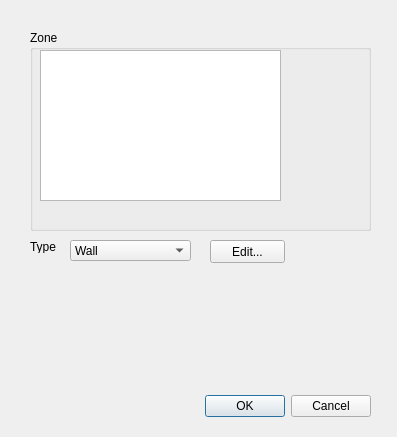
<?xml version="1.0" encoding="UTF-8"?>
<ui version="4.0">
 <class>NewBC</class>
 <widget class="QDialog" name="NewBC">
  <property name="geometry">
   <rect>
    <x>0</x>
    <y>0</y>
    <width>397</width>
    <height>437</height>
   </rect>
  </property>
  <property name="windowTitle">
   <string>Boundary Conditions Manager</string>
  </property>
  <widget class="QDialogButtonBox" name="buttonBox">
   <property name="geometry">
    <rect>
     <x>30</x>
     <y>390</y>
     <width>341</width>
     <height>32</height>
    </rect>
   </property>
   <property name="orientation">
    <enum>Qt::Horizontal</enum>
   </property>
   <property name="standardButtons">
    <set>QDialogButtonBox::Cancel|QDialogButtonBox::Ok</set>
   </property>
  </widget>
  <widget class="QGroupBox" name="groupBox">
   <property name="geometry">
    <rect>
     <x>30</x>
     <y>30</y>
     <width>341</width>
     <height>201</height>
    </rect>
   </property>
   <property name="title">
    <string>Zone</string>
   </property>
   <widget class="QListWidget" name="listWidget">
    <property name="geometry">
     <rect>
      <x>10</x>
      <y>20</y>
      <width>241</width>
      <height>151</height>
     </rect>
    </property>
    <property name="acceptDrops">
     <bool>false</bool>
    </property>
    <property name="autoFillBackground">
     <bool>false</bool>
    </property>
    <property name="frameShape">
     <enum>QFrame::StyledPanel</enum>
    </property>
    <property name="frameShadow">
     <enum>QFrame::Sunken</enum>
    </property>
    <property name="horizontalScrollBarPolicy">
     <enum>Qt::ScrollBarAsNeeded</enum>
    </property>
    <property name="autoScroll">
     <bool>true</bool>
    </property>
   </widget>
  </widget>
  <widget class="QComboBox" name="comboBox">
   <property name="geometry">
    <rect>
     <x>70</x>
     <y>240</y>
     <width>121</width>
     <height>21</height>
    </rect>
   </property>
   <item>
    <property name="text">
     <string>Wall</string>
    </property>
   </item>
   <item>
    <property name="text">
     <string>Velocity Inlet</string>
    </property>
   </item>
  </widget>
  <widget class="QLabel" name="label">
   <property name="geometry">
    <rect>
     <x>30</x>
     <y>240</y>
     <width>47</width>
     <height>13</height>
    </rect>
   </property>
   <property name="text">
    <string>Type</string>
   </property>
  </widget>
  <widget class="QPushButton" name="pushButton">
   <property name="geometry">
    <rect>
     <x>210</x>
     <y>240</y>
     <width>75</width>
     <height>23</height>
    </rect>
   </property>
   <property name="text">
    <string>Edit...</string>
   </property>
  </widget>
 </widget>
 <resources/>
 <connections>
  <connection>
   <sender>buttonBox</sender>
   <signal>accepted()</signal>
   <receiver>NewBC</receiver>
   <slot>accept()</slot>
   <hints>
    <hint type="sourcelabel">
     <x>248</x>
     <y>254</y>
    </hint>
    <hint type="destinationlabel">
     <x>157</x>
     <y>274</y>
    </hint>
   </hints>
  </connection>
  <connection>
   <sender>buttonBox</sender>
   <signal>rejected()</signal>
   <receiver>NewBC</receiver>
   <slot>reject()</slot>
   <hints>
    <hint type="sourcelabel">
     <x>316</x>
     <y>260</y>
    </hint>
    <hint type="destinationlabel">
     <x>286</x>
     <y>274</y>
    </hint>
   </hints>
  </connection>
 </connections>
</ui>
